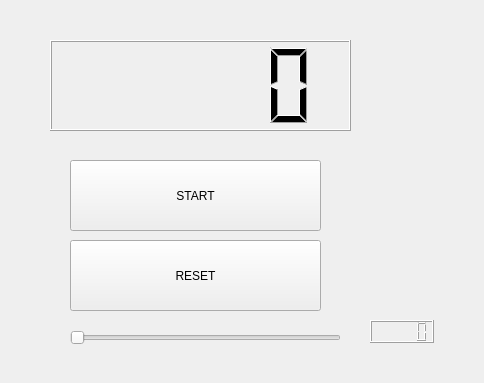
<?xml version="1.0" encoding="UTF-8"?>
<ui version="4.0">
 <class>Counter</class>
 <widget class="QWidget" name="Counter">
  <property name="geometry">
   <rect>
    <x>0</x>
    <y>0</y>
    <width>484</width>
    <height>383</height>
   </rect>
  </property>
  <property name="windowTitle">
   <string>Counter</string>
  </property>
  <widget class="QPushButton" name="button">
   <property name="geometry">
    <rect>
     <x>70</x>
     <y>240</y>
     <width>251</width>
     <height>71</height>
    </rect>
   </property>
   <property name="text">
    <string>RESET</string>
   </property>
  </widget>
  <widget class="QLCDNumber" name="lcdNumber">
   <property name="geometry">
    <rect>
     <x>50</x>
     <y>40</y>
     <width>301</width>
     <height>91</height>
    </rect>
   </property>
  </widget>
  <widget class="QPushButton" name="start">
   <property name="geometry">
    <rect>
     <x>70</x>
     <y>160</y>
     <width>251</width>
     <height>71</height>
    </rect>
   </property>
   <property name="text">
    <string>START</string>
   </property>
  </widget>
  <widget class="QSlider" name="horizontalSlider">
   <property name="geometry">
    <rect>
     <x>70</x>
     <y>330</y>
     <width>271</width>
     <height>16</height>
    </rect>
   </property>
   <property name="minimum">
    <number>100</number>
   </property>
   <property name="maximum">
    <number>10000</number>
   </property>
   <property name="singleStep">
    <number>100</number>
   </property>
   <property name="pageStep">
    <number>1000</number>
   </property>
   <property name="orientation">
    <enum>Qt::Horizontal</enum>
   </property>
  </widget>
  <widget class="QLCDNumber" name="lcdNumber_2">
   <property name="geometry">
    <rect>
     <x>370</x>
     <y>320</y>
     <width>64</width>
     <height>23</height>
    </rect>
   </property>
  </widget>
 </widget>
 <resources/>
 <connections/>
</ui>
